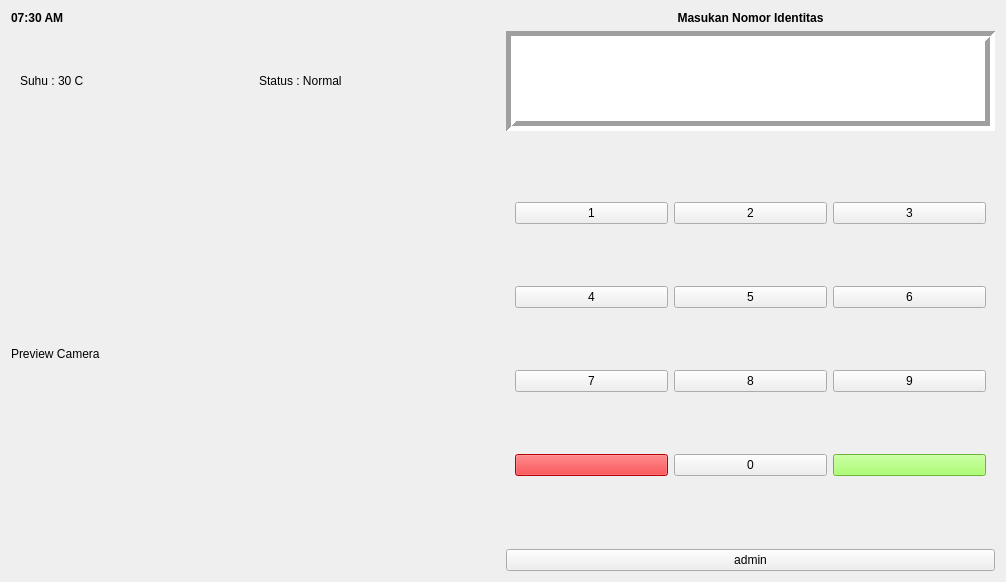
<?xml version="1.0" encoding="UTF-8"?>
<ui version="4.0">
 <class>HomeWidget</class>
 <widget class="QWidget" name="HomeWidget">
  <property name="geometry">
   <rect>
    <x>0</x>
    <y>0</y>
    <width>1006</width>
    <height>582</height>
   </rect>
  </property>
  <property name="windowTitle">
   <string>Form</string>
  </property>
  <property name="autoFillBackground">
   <bool>true</bool>
  </property>
  <layout class="QHBoxLayout" name="horizontalLayout_2">
   <item>
    <layout class="QHBoxLayout" name="horizontalLayout">
     <item>
      <layout class="QVBoxLayout" name="verticalLayout_2">
       <item>
        <widget class="QLabel" name="label_time">
         <property name="sizePolicy">
          <sizepolicy hsizetype="Preferred" vsizetype="Maximum">
           <horstretch>0</horstretch>
           <verstretch>0</verstretch>
          </sizepolicy>
         </property>
         <property name="text">
          <string>&lt;strong&gt;07:30 AM&lt;/strong&gt;</string>
         </property>
        </widget>
       </item>
       <item>
        <widget class="QWidget" name="horizontalWidget_2" native="true">
         <property name="sizePolicy">
          <sizepolicy hsizetype="Preferred" vsizetype="Preferred">
           <horstretch>0</horstretch>
           <verstretch>0</verstretch>
          </sizepolicy>
         </property>
         <property name="maximumSize">
          <size>
           <width>16777215</width>
           <height>100</height>
          </size>
         </property>
         <layout class="QHBoxLayout" name="horizontalLayout_3">
          <item>
           <widget class="QLabel" name="label_temp">
            <property name="sizePolicy">
             <sizepolicy hsizetype="Preferred" vsizetype="Maximum">
              <horstretch>0</horstretch>
              <verstretch>0</verstretch>
             </sizepolicy>
            </property>
            <property name="text">
             <string>Suhu : 30 C</string>
            </property>
           </widget>
          </item>
          <item>
           <widget class="QLabel" name="label_status">
            <property name="sizePolicy">
             <sizepolicy hsizetype="Preferred" vsizetype="Maximum">
              <horstretch>0</horstretch>
              <verstretch>0</verstretch>
             </sizepolicy>
            </property>
            <property name="text">
             <string>Status : Normal</string>
            </property>
           </widget>
          </item>
         </layout>
        </widget>
       </item>
       <item>
        <widget class="QLabel" name="label_image">
         <property name="text">
          <string>Preview Camera</string>
         </property>
        </widget>
       </item>
      </layout>
     </item>
     <item>
      <layout class="QVBoxLayout" name="verticalLayout">
       <item>
        <widget class="QLabel" name="label">
         <property name="text">
          <string>&lt;strong&gt;Masukan Nomor Identitas&lt;/strong&gt;</string>
         </property>
         <property name="textFormat">
          <enum>Qt::MarkdownText</enum>
         </property>
         <property name="alignment">
          <set>Qt::AlignCenter</set>
         </property>
        </widget>
       </item>
       <item>
        <widget class="QPlainTextEdit" name="te_user_id">
         <property name="sizePolicy">
          <sizepolicy hsizetype="Preferred" vsizetype="Preferred">
           <horstretch>0</horstretch>
           <verstretch>0</verstretch>
          </sizepolicy>
         </property>
         <property name="minimumSize">
          <size>
           <width>0</width>
           <height>10</height>
          </size>
         </property>
         <property name="maximumSize">
          <size>
           <width>16777215</width>
           <height>100</height>
          </size>
         </property>
         <property name="frameShape">
          <enum>QFrame::Box</enum>
         </property>
         <property name="frameShadow">
          <enum>QFrame::Sunken</enum>
         </property>
         <property name="lineWidth">
          <number>5</number>
         </property>
        </widget>
       </item>
       <item>
        <widget class="QWidget" name="gridWidget" native="true">
         <property name="sizePolicy">
          <sizepolicy hsizetype="Preferred" vsizetype="Expanding">
           <horstretch>0</horstretch>
           <verstretch>0</verstretch>
          </sizepolicy>
         </property>
         <layout class="QGridLayout" name="gridLayout">
          <property name="sizeConstraint">
           <enum>QLayout::SetDefaultConstraint</enum>
          </property>
          <item row="0" column="1">
           <widget class="QPushButton" name="pb_2">
            <property name="text">
             <string>2</string>
            </property>
           </widget>
          </item>
          <item row="1" column="1">
           <widget class="QPushButton" name="pb_5">
            <property name="text">
             <string>5</string>
            </property>
           </widget>
          </item>
          <item row="3" column="2">
           <widget class="QPushButton" name="pb_enter">
            <property name="autoFillBackground">
             <bool>false</bool>
            </property>
            <property name="styleSheet">
             <string notr="true">background-color: rgb(146, 255, 73);</string>
            </property>
            <property name="text">
             <string/>
            </property>
            <property name="icon">
             <iconset resource="../resources.qrc">
              <normaloff>:/icons/checkbox-marked-circle-outline.svg</normaloff>:/icons/checkbox-marked-circle-outline.svg</iconset>
            </property>
           </widget>
          </item>
          <item row="0" column="2">
           <widget class="QPushButton" name="pb_3">
            <property name="text">
             <string>3</string>
            </property>
           </widget>
          </item>
          <item row="2" column="2">
           <widget class="QPushButton" name="pb_9">
            <property name="text">
             <string>9</string>
            </property>
           </widget>
          </item>
          <item row="0" column="0">
           <widget class="QPushButton" name="pb_1">
            <property name="text">
             <string>1</string>
            </property>
           </widget>
          </item>
          <item row="3" column="0">
           <widget class="QPushButton" name="pb_reset">
            <property name="styleSheet">
             <string notr="true">background-color: rgb(255, 0, 4);</string>
            </property>
            <property name="text">
             <string/>
            </property>
            <property name="icon">
             <iconset resource="../resources.qrc">
              <normaloff>:/icons/close-circle-outline.svg</normaloff>:/icons/close-circle-outline.svg</iconset>
            </property>
           </widget>
          </item>
          <item row="1" column="0">
           <widget class="QPushButton" name="pb_4">
            <property name="text">
             <string>4</string>
            </property>
           </widget>
          </item>
          <item row="3" column="1">
           <widget class="QPushButton" name="pb_0">
            <property name="text">
             <string>0</string>
            </property>
           </widget>
          </item>
          <item row="2" column="0">
           <widget class="QPushButton" name="pb_7">
            <property name="text">
             <string>7</string>
            </property>
           </widget>
          </item>
          <item row="1" column="2">
           <widget class="QPushButton" name="pb_6">
            <property name="text">
             <string>6</string>
            </property>
           </widget>
          </item>
          <item row="2" column="1">
           <widget class="QPushButton" name="pb_8">
            <property name="text">
             <string>8</string>
            </property>
           </widget>
          </item>
         </layout>
        </widget>
       </item>
       <item>
        <widget class="QPushButton" name="pb_admin">
         <property name="text">
          <string>admin</string>
         </property>
        </widget>
       </item>
      </layout>
     </item>
    </layout>
   </item>
  </layout>
 </widget>
 <resources>
  <include location="../resources.qrc"/>
 </resources>
 <connections>
  <connection>
   <sender>pb_reset</sender>
   <signal>clicked()</signal>
   <receiver>te_user_id</receiver>
   <slot>clear()</slot>
   <hints>
    <hint type="sourcelabel">
     <x>428</x>
     <y>419</y>
    </hint>
    <hint type="destinationlabel">
     <x>546</x>
     <y>82</y>
    </hint>
   </hints>
  </connection>
 </connections>
</ui>
